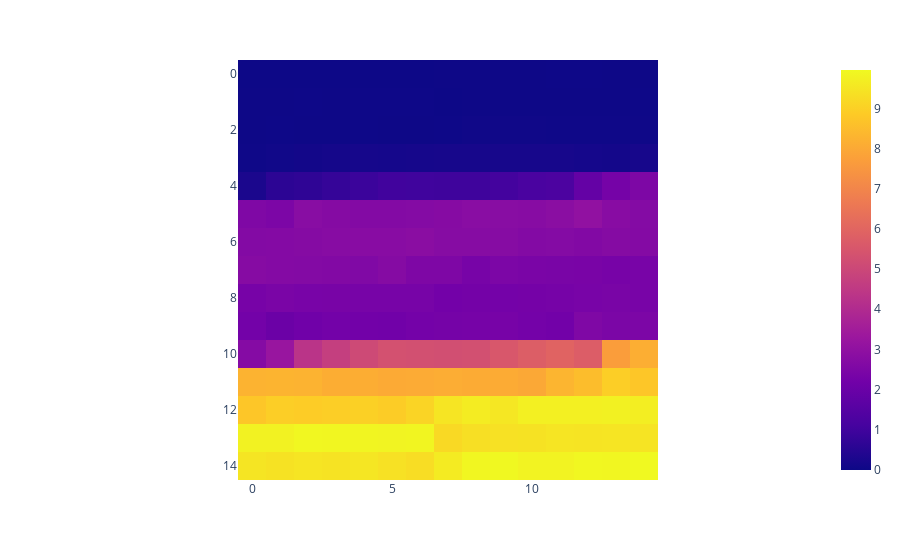

Here is the notebook cell this chart was saved with:
### Code cell
px.imshow(config.chi_paral)

### Figure 1 — Plotly figure (JSON) as saved in the notebook; plotly's stock layout.template omitted (floating-point values rounded to 4 significant figures; data arrays with more than 128 entries replaced by an {"elided": "..."} marker saying what was removed)
{"data": [{"coloraxis": "coloraxis", "hovertemplate": "x: %{x}<br>y: %{y}<br>color: %{z}<extra></extra>", "name": "0", "type": "heatmap", "xaxis": "x", "yaxis": "y", "z": {"elided": "15x15 float values"}}], "layout": {"coloraxis": {"colorscale": [[0, "#0d0887"], [0.1111, "#46039f"], [0.2222, "#7201a8"], [0.3333, "#9c179e"], [0.4444, "#bd3786"], [0.5556, "#d8576b"], [0.6667, "#ed7953"], [0.7778, "#fb9f3a"], [0.8889, "#fdca26"], [1, "#f0f921"]]}, "margin": {"t": 60}, "xaxis": {"anchor": "y", "constrain": "domain", "domain": [0, 1], "scaleanchor": "y"}, "yaxis": {"anchor": "x", "autorange": "reversed", "constrain": "domain", "domain": [0, 1]}}}
